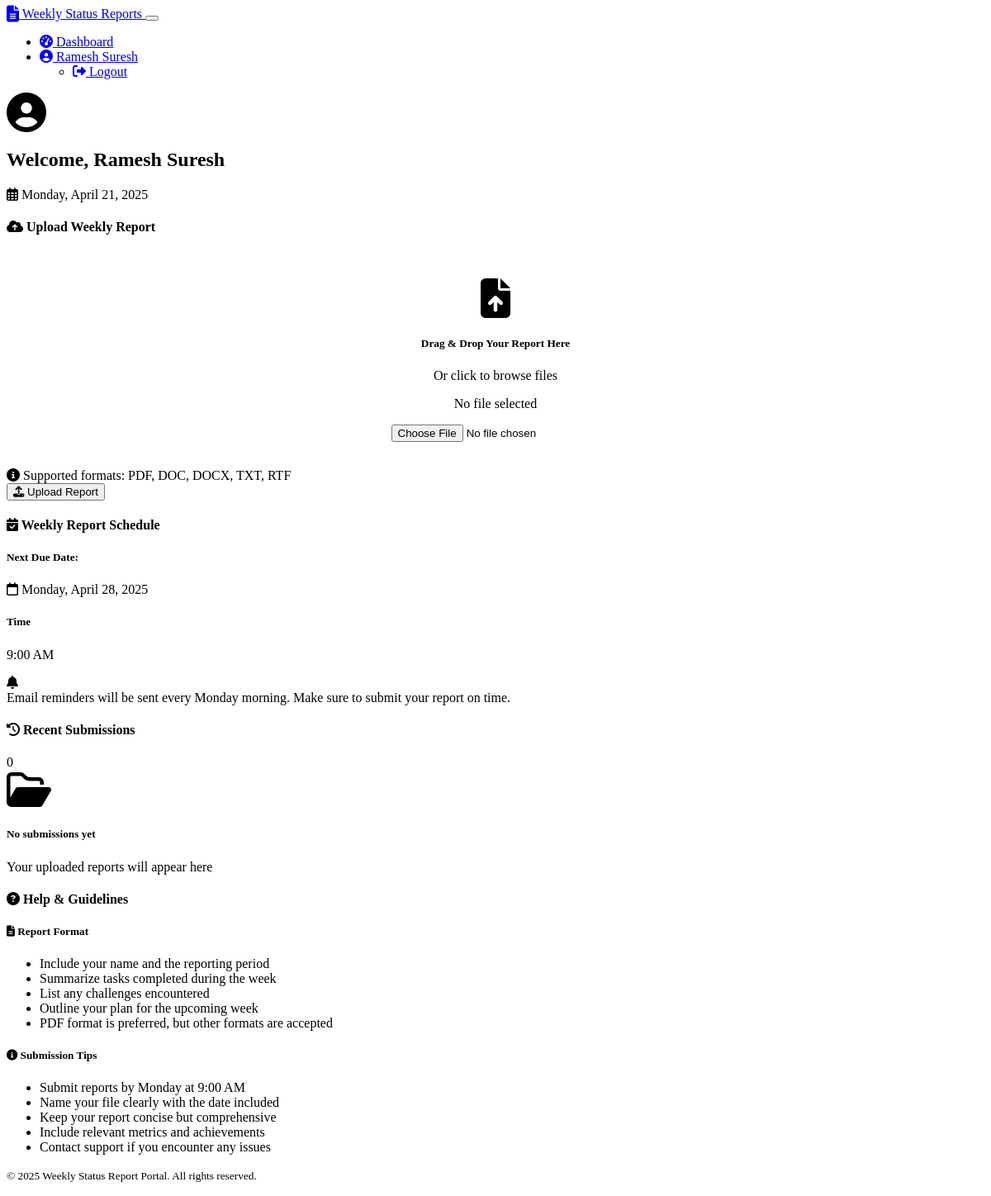
The page /dashboard (signed in) on the database as committed earlier.
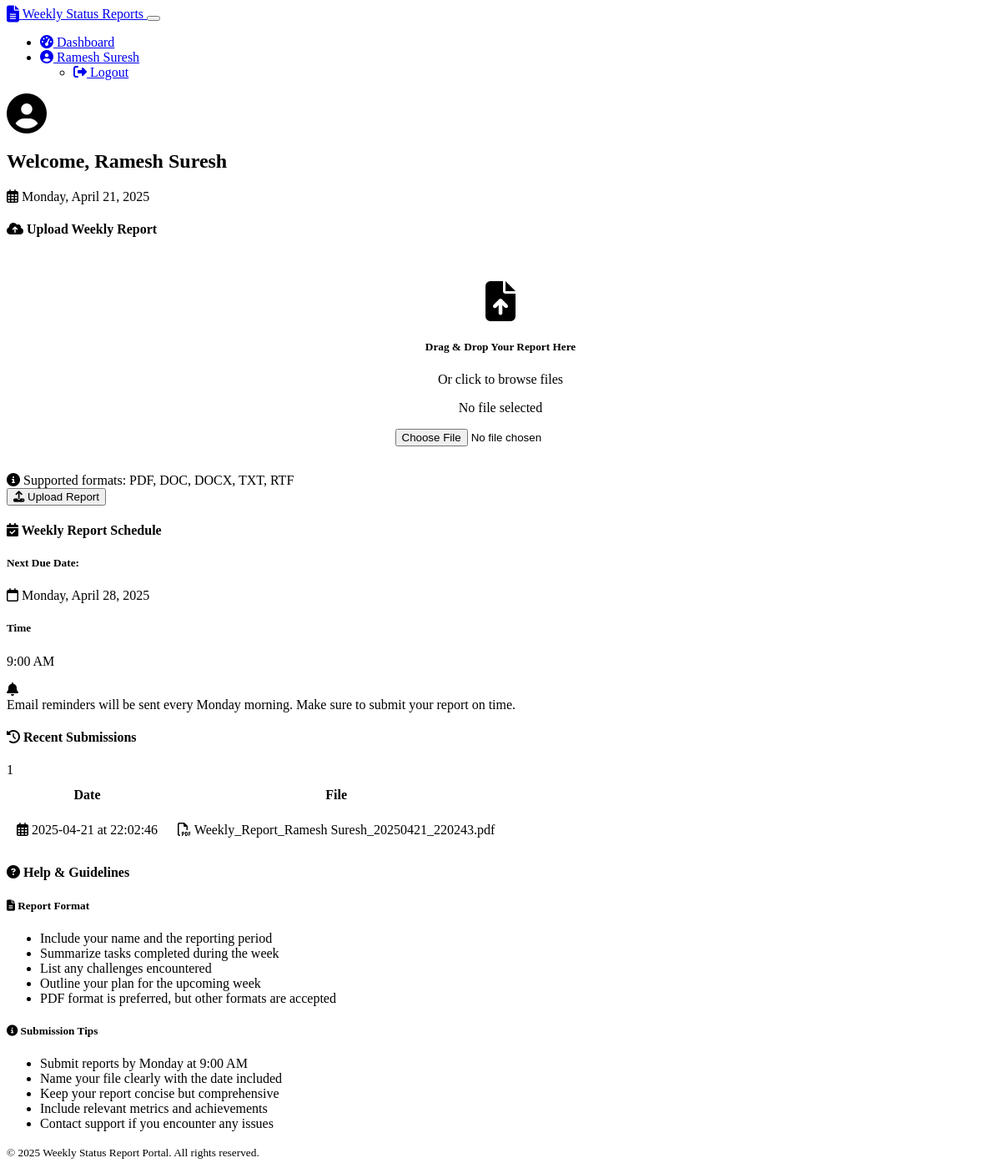
The same page on the database as committed later.
### tables this page shows
CREATE TABLE reports
                 (id TEXT PRIMARY KEY, employee_id TEXT, submission_date TEXT, 
                 filename TEXT, FOREIGN KEY(employee_id) REFERENCES employees(id));

### app.py (the view, shortened to what this page needs)
@app.route('/dashboard', methods=['GET', 'POST'])
def dashboard():
    if 'employee_id' not in session:
        flash("Please log in to access your dashboard", "warning")
        return redirect(url_for('index'))
    recent_submissions = get_recent_submissions(session['employee_id'])
    now = datetime.now()
    today = now.date()
    next_monday = today + timedelta(days=(7 - today.weekday()))
    return render_template('dashboard.html', name=session['employee_name'],
                         submissions=recent_submissions, now=now, next_monday=next_monday)

### app.py (called while the page is built)
def get_recent_submissions(employee_id, limit=5):
    conn = sqlite3.connect('employees.db')
    c = conn.cursor()
    c.execute("SELECT id, submission_date, filename FROM reports WHERE employee_id = ? ORDER BY submission_date DESC LIMIT ?",
              (employee_id, limit))
    submissions = [{"id": row[0], "date": row[1], "filename": row[2]} for row in c.fetchall()]
    conn.close()
    return submissions

### templates/dashboard.html (shortened to what this page needs)
{% extends 'base.html' %}
{% block content %}
<div class="row">
    <div class="col-md-12 mb-4">
        <div class="card bg-dark border-0 shadow-sm">
            <div class="card-body">
                <div class="d-flex align-items-center">
                    <i class="fas fa-user-circle fa-3x text-primary me-3"></i>
                    <div>
                        <h2 class="mb-0">Welcome, {{ name }}</h2>
                        <p class="text-muted mb-0">
                            <i class="far fa-calendar-alt me-1"></i> {{ now.strftime('%A, %B %d, %Y') if now else 'Today' }}
                        </p>
                    </div>
                </div>
            </div>
        </div>
    </div>
</div>
<div class="row">
    <div class="col-lg-7">
        <div class="card bg-dark border-0 shadow-sm mb-4">
            <div class="card-header bg-dark border-bottom border-secondary">
                <h4 class="mb-0">
                    <i class="fas fa-cloud-upload-alt text-primary me-2"></i> Upload Weekly Report
                </h4>
            </div>
            <div class="card-body">
                <form id="report-form" method="POST" action="{{ url_for('dashboard') }}" enctype="multipart/form-data">
                    <div class="mb-4">
                        <div id="upload-zone" class="upload-zone">
                            <div class="mb-3">
                                <i class="fas fa-file-upload fa-3x text-muted mb-3"></i>
                                <h5>Drag & Drop Your Report Here</h5>
                                <p class="text-muted mb-0">Or click to browse files</p>
                                <p id="file-name" class="mt-2 mb-0 fw-bold">No file selected</p>
                            </div>
                            <input type="file" id="report" name="report" class="d-none" accept=".pdf,.doc,.docx,.txt,.rtf">
                        </div>
                    </div>
                    <div class="d-flex justify-content-between align-items-center">
                        <div class="form-text">
                            <i class="fas fa-info-circle me-1"></i> Supported formats: PDF, DOC, DOCX, TXT, RTF
                        </div>
                        <button id="upload-btn" type="submit" class="btn btn-primary">
                            <i class="fas fa-upload me-1"></i> Upload Report
                        </button>
                    </div>
                </form>
            </div>
        </div>
    </div>
    <div class="col-lg-5">
        <div class="card bg-dark border-0 shadow-sm mb-4">
            <div class="card-header bg-dark border-bottom border-secondary">
                <h4 class="mb-0">
                    <i class="fas fa-calendar-check text-primary me-2"></i> Weekly Report Schedule
                </h4>
            </div>
            <div class="card-body">
                <div class="d-flex justify-content-between align-items-center mb-3">
                    <div>
                        <h5 class="mb-1">Next Due Date:</h5>
                        <p class="text-info mb-0 fw-bold">
                            <i class="far fa-calendar me-1"></i> {{ next_monday.strftime('%A, %B %d, %Y') if next_monday is defined else 'Next Monday' }}
                        </p>
                    </div>
                    <div class="text-center bg-dark px-3 py-2 rounded-3 border border-secondary">
                        <h5 class="mb-1">Time</h5>
                        <p class="text-info mb-0 fw-bold">9:00 AM</p>
                    </div>
                </div>
                <div class="alert alert-info d-flex align-items-center mb-0" role="alert">
                    <i class="fas fa-bell me-2"></i>
                    <div>
                        Email reminders will be sent every Monday morning. Make sure to submit your report on time.
                    </div>
                </div>
            </div>
        </div>
        <div class="card bg-dark border-0 shadow-sm">
            <div class="card-header bg-dark border-bottom border-secondary d-flex justify-content-between align-items-center">
                <h4 class="mb-0">
                    <i class="fas fa-history text-primary me-2"></i> Recent Submissions
                </h4>
                <span class="badge bg-primary">{{ submissions|length }}</span>
            </div>
            <div class="card-body p-0">
                {% if submissions %}
                <div class="table-responsive">
                    <table class="table table-dark submissions-table mb-0">
                        <thead>
                            <tr>
                                <th>Date</th>
                                <th>File</th>
                            </tr>
                        </thead>
                        <tbody>
                            {% for submission in submissions %}
                            <tr>
                                <td>
                                    <i class="far fa-calendar-alt me-1 text-muted"></i>
                                    {{ submission.date|replace(' ', ' at ') }}
                                </td>
                                <td>
                                    <div class="d-flex align-items-center">
                                        <i class="far fa-file-pdf me-2 text-danger"></i>
                                        <span class="text-truncate" style="max-width: 200px;">{{ submission.filename }}</span>
                                    </div>
                                </td>
                            </tr>
                            {% endfor %}
                        </tbody>
                    </table>
                </div>
                {% else %}
                <div class="text-center py-4">
                    <i class="far fa-folder-open fa-3x text-muted mb-3"></i>
                    <h5>No submissions yet</h5>
                    <p class="text-muted">Your uploaded reports will appear here</p>
                </div>
                {% endif %}
            </div>
        </div>
    </div>
</div>
<div class="row mt-4">
    <div class="col-12">
        <div class="card bg-dark border-0 shadow-sm">
            <div class="card-header bg-dark border-bottom border-secondary">
                <h4 class="mb-0">
                    <i class="fas fa-question-circle text-primary me-2"></i> Help & Guidelines
                </h4>
            </div>
            <div class="card-body">
                <div class="row">
                    <div class="col-md-6">
                        <h5><i class="fas fa-file-alt me-2"></i> Report Format</h5>
                        <ul class="ps-3">
                            <li>Include your name and the reporting period</li>
                            <li>Summarize tasks completed during the week</li>
                            <li>List any challenges encountered</li>
                            <li>Outline your plan for the upcoming week</li>
                            <li>PDF format is preferred, but other formats are accepted</li>
                        </ul>
                    </div>
                    <div class="col-md-6">
                        <h5><i class="fas fa-info-circle me-2"></i> Submission Tips</h5>
                        <ul class="ps-3">
                            <li>Submit reports by Monday at 9:00 AM</li>
                            <li>Name your file clearly with the date included</li>
                            <li>Keep your report concise but comprehensive</li>
                            <li>Include relevant metrics and achievements</li>
                            <li>Contact support if you encounter any issues</li>
                        </ul>
                    </div>
                </div>
            </div>
        </div>
    </div>
</div>
{% endblock %}

### templates/base.html (shortened to what this page needs)
<!DOCTYPE html>
<html lang="en" data-bs-theme="dark">
<head>
    <link rel="stylesheet" href="https://cdn.replit.com/agent/bootstrap-agent-dark-theme.min.css">
    <link rel="stylesheet" href="https://cdnjs.cloudflare.com/ajax/libs/font-awesome/6.4.0/css/all.min.css">
    <link rel="stylesheet" href="{{ url_for('static', filename='css/custom.css') }}">
</head>
<body class="d-flex flex-column min-vh-100">
    <header class="mb-4">
        <nav class="navbar navbar-expand-lg navbar-dark bg-dark">
            <div class="container">
                <a class="navbar-brand d-flex align-items-center" href="{{ url_for('index') }}">
                    <i class="fas fa-file-alt me-2 text-primary fa-lg"></i>
                    <span>Weekly Status Reports</span>
                </a>
                {% if session.get('employee_id') %}
                <button class="navbar-toggler" type="button" data-bs-toggle="collapse" data-bs-target="#navbarMain">
                </button>
                <div class="collapse navbar-collapse" id="navbarMain">
                    <ul class="navbar-nav ms-auto">
                        <li class="nav-item">
                            <a class="nav-link" href="{{ url_for('dashboard') }}">
                                <i class="fas fa-tachometer-alt me-1"></i> Dashboard
                            </a>
                        </li>
                        <li class="nav-item dropdown">
                            <a class="nav-link dropdown-toggle" href="#" id="userDropdown" role="button" data-bs-toggle="dropdown">
                                <i class="fas fa-user-circle me-1"></i> {{ session.get('employee_name', 'User') }}
                            </a>
                            <ul class="dropdown-menu dropdown-menu-end">
                                <li>
                                    <a class="dropdown-item" href="{{ url_for('logout') }}">
                                        <i class="fas fa-sign-out-alt me-1"></i> Logout
                                    </a>
                                </li>
                            </ul>
                        </li>
                    </ul>
                </div>
                {% endif %}
            </div>
        </nav>
    </header>
    <main class="flex-grow-1">
        <div class="container mb-4">
            {% block content %}{% endblock %}
        </div>
    </main>
    <footer class="py-3 mt-4 bg-dark">
        <div class="container text-center">
            <p class="mb-0 text-muted">
                <small>&copy; {{ now.year if now else '2023' }} Weekly Status Report Portal. All rights reserved.</small>
            </p>
        </div>
    </footer>
</body>
</html>

### static/css/custom.css (style rules this page uses)
.upload-zone { border: 2px dashed var(--bs-secondary); border-radius: 0.5rem; padding: 2rem; text-align: center; cursor: pointer; transition: all 0.3s ease; }
.submissions-table { border-collapse: separate; border-spacing: 0; }
.submissions-table th, .submissions-table td { border: none; padding: 0.75rem; }
.submissions-table tbody tr { border-radius: 0.5rem; margin-bottom: 0.5rem; transition: background-color 0.2s ease; }

Rows that differ between the two databases and show on the page:
added reports: date "2025-04-21 at 22:02:46", filename "Weekly_Report_Ramesh Suresh_20250421_220243.pdf"
Other text that changed with them:
{{ submissions|length }}: "0" → "1"
text no longer shown: "No submissions yet Your uploaded reports will appear here"
text now shown: "Date File"
